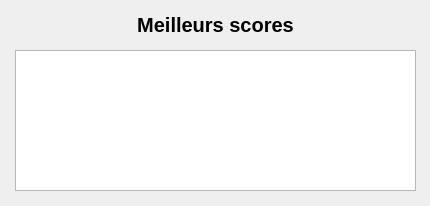
<?xml version="1.0" encoding="UTF-8"?>
<ui version="4.0">
 <class>scores</class>
 <widget class="QWidget" name="scores">
  <property name="geometry">
   <rect>
    <x>0</x>
    <y>0</y>
    <width>430</width>
    <height>206</height>
   </rect>
  </property>
  <property name="windowTitle">
   <string>Form</string>
  </property>
  <widget class="QTableView" name="tableView">
   <property name="geometry">
    <rect>
     <x>15</x>
     <y>50</y>
     <width>401</width>
     <height>141</height>
    </rect>
   </property>
  </widget>
  <widget class="QLabel" name="label">
   <property name="geometry">
    <rect>
     <x>20</x>
     <y>14</y>
     <width>391</width>
     <height>21</height>
    </rect>
   </property>
   <property name="font">
    <font>
     <pointsize>15</pointsize>
     <weight>75</weight>
     <bold>true</bold>
    </font>
   </property>
   <property name="text">
    <string>Meilleurs scores</string>
   </property>
   <property name="alignment">
    <set>Qt::AlignCenter</set>
   </property>
  </widget>
 </widget>
 <resources/>
 <connections/>
</ui>
